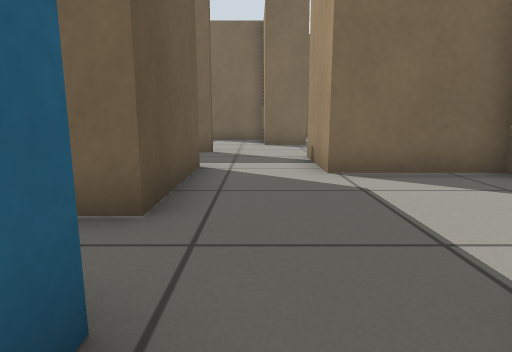
[1] (above)

19 first-person views from a walk through a Gazebo world. The camera is 0.5 m above the floor, tilts 10° down and sees 75° across. The floor is counted in squares, 0.5 m on a side. Each view is taken from the middle of a square. On the plan, view 1 faces up. The plan holds only what a view shows up to about 12 squares ahead; the rest is blank.

[2]
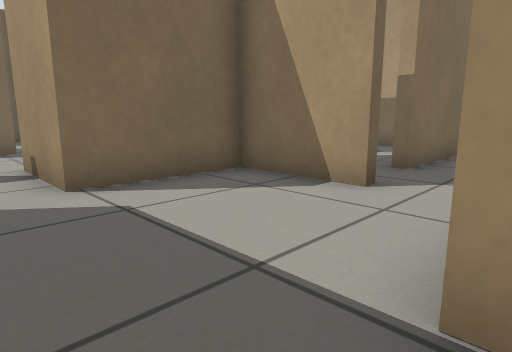

[3]
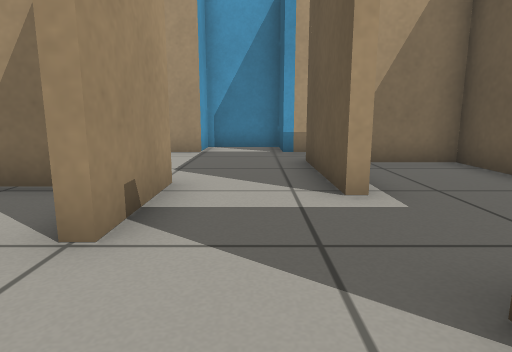

[4]
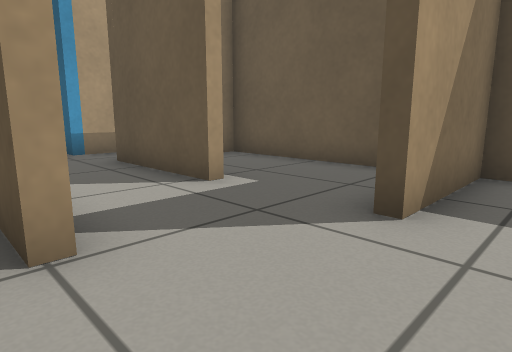

[5]
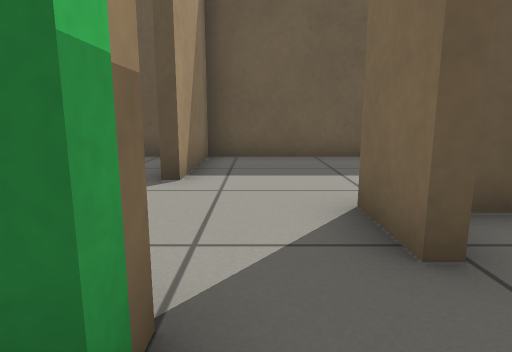

[6]
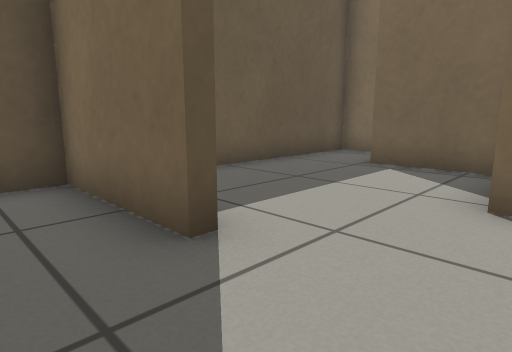

[7]
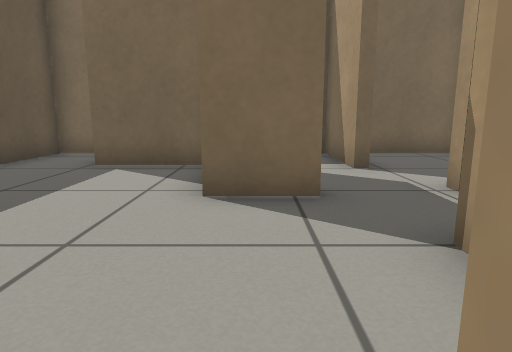

[8]
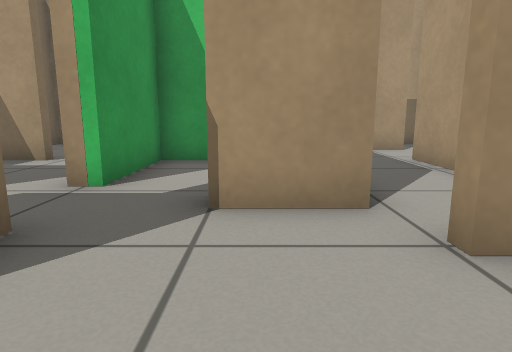

[9]
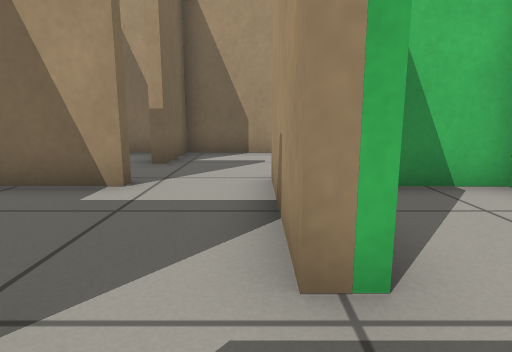

[10]
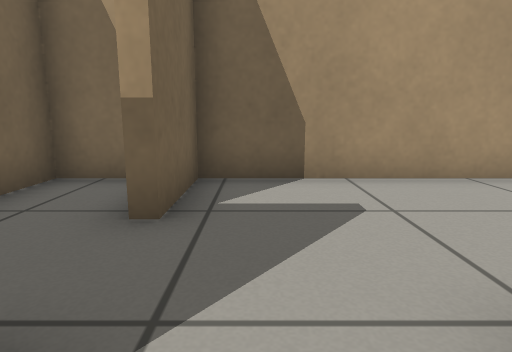

[11]
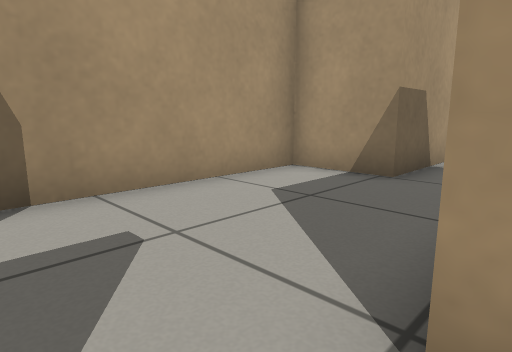

[12]
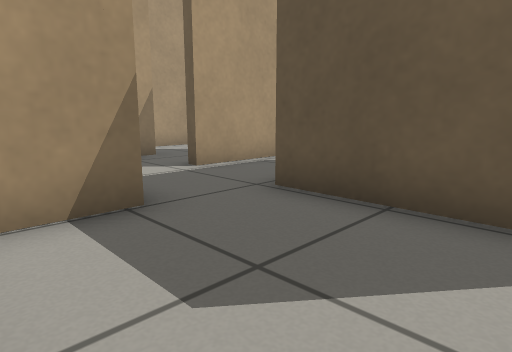

[13]
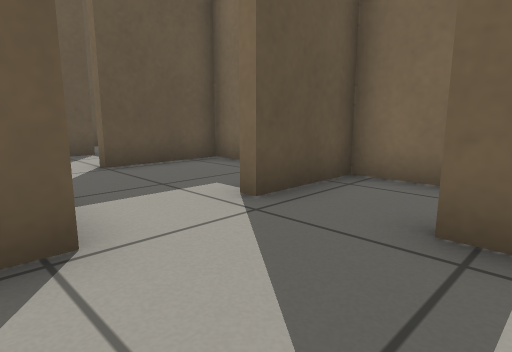

[14]
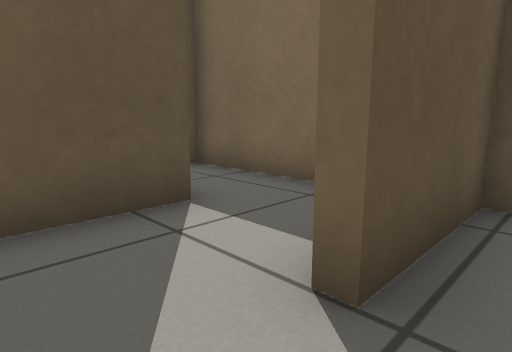

[15]
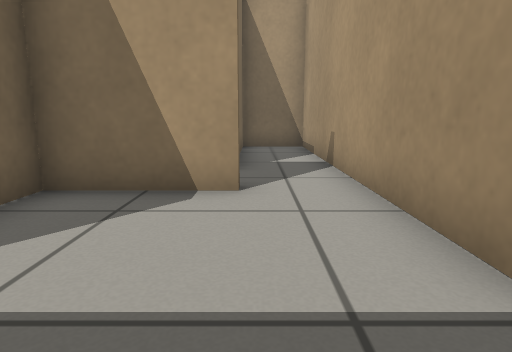

[16]
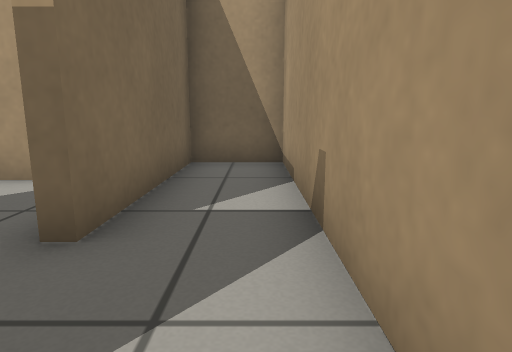

[17]
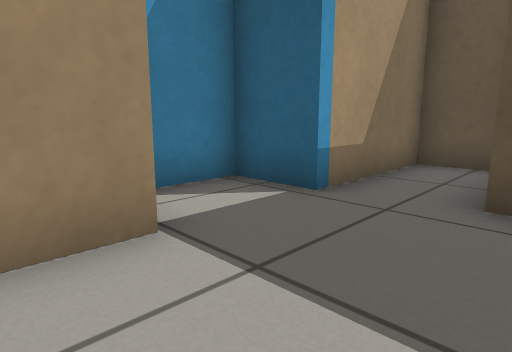

[18]
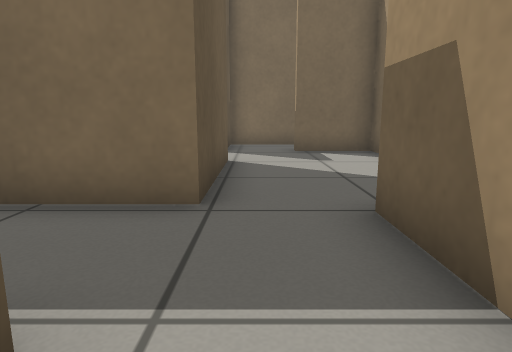

[19]
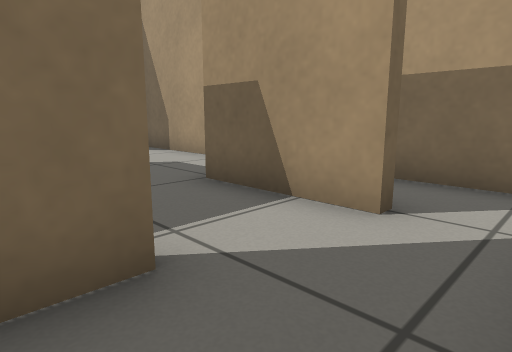

### Floor plan
Ten units are one square. View 1 is at (0, 0); x grows to the right and y downward. Boxes are objects, and circles mark ways between rooms. Rooms are numbered by the first view taken in them; rooms with no view inside come last. Other rooms are left out.
<svg viewBox="-50 -178 169 186">
<path fill="none" stroke="#000" d="M45 -32 45 -59 13 -59M-12 -69 -12 -34 -19 -34M-45 -27 -45 -14 -8 -14 -8 3 16 3 16 -14 45 -14M-12 -98 -12 -95 -45 -95 -45 -36 -25 -36M13 -59 13 -85M26 -86 26 -105M19 -122 3 -122M68 -93 68 -122 38 -122M26 -105 33 -105M29 -145 29 -155M68 -149 68 -168M38 -122 38 -127 73 -127M65 -173 32 -173 32 -145M6 -144 6 -132M73 -127 73 -87 50 -87M93 -64 93 -84 114 -84 114 -150 93 -150 93 -154M29 -62 70 -62M16 -85 16 -74M70 -59 61 -59M93 -54 93 -64M65 -38 70 -38M49 -32 45 -32M45 -14 114 -14 114 -34 65 -34M-1 -150 -25 -150M-35 -173 -45 -173 -45 -98 -12 -98M114 -159 114 -173 71 -173 71 -149M114 -41 114 -64"/>
<circle cx="5" cy="-60" r="3" fill="#2a7"/>
<circle cx="50" cy="-25" r="3" fill="#2a7"/>
<circle cx="20" cy="-110" r="3" fill="#2a7"/>
<circle cx="-3" cy="-110" r="3" fill="#2a7"/>
<circle cx="25" cy="-120" r="3" fill="#2a7"/>
<circle cx="70" cy="-135" r="3" fill="#2a7"/>
<circle cx="80" cy="-60" r="3" fill="#2a7"/>
<circle cx="85" cy="-150" r="3" fill="#2a7"/>
<circle cx="60" cy="-40" r="3" fill="#2a7"/>
<circle cx="100" cy="-50" r="3" fill="#2a7"/>
<text x="10" y="-30">1</text>
<text x="-10" y="-80">2</text>
<text x="40" y="-110">3</text>
<text x="40" y="-150">4</text>
<text x="80" y="-100">5</text>
<text x="80" y="-50">6</text>
<text x="80" y="-30">7</text>
<text x="-30" y="-130">8</text>
<text x="90" y="-170">9</text>
<text x="110" y="-60">10</text>
</svg>
Room 1 opens to room 2. Room 1 opens to room 7. Room 2 opens to room 3. Room 2 opens to room 8. Room 3 opens to room 4. Room 4 opens to room 5. Room 5 opens to room 6. Room 5 opens to room 9. Room 6 opens to room 7. Room 6 opens to room 10.

Where each view was taken, in squares from view 1:
view 1: 0 up, 0 right, facing up
view 2: 1 up, 0 right, facing up-right
view 3: 11 up, 0 right, facing down
view 4: 11 up, 2 right, facing down-left
view 5: 11 up, 4 right, facing left
view 6: 8 up, 1 right, facing up-left
view 7: 8 up, 1 right, facing up
view 8: 10 up, 1 left, facing right
view 9: 13 up, 2 right, facing right
view 10: 14 up, 6 right, facing right
view 11: 14 up, 7 right, facing down-right
view 12: 12 up, 11 right, facing down-left
view 13: 12 up, 10 right, facing up-left
view 14: 13 up, 4 right, facing up-left
view 15: 3 up, 0 right, facing right
view 16: 2 up, 4 right, facing right
view 17: 4 up, 3 right, facing down-left
view 18: 5 up, 8 right, facing up
view 19: 4 up, 6 right, facing up-right
